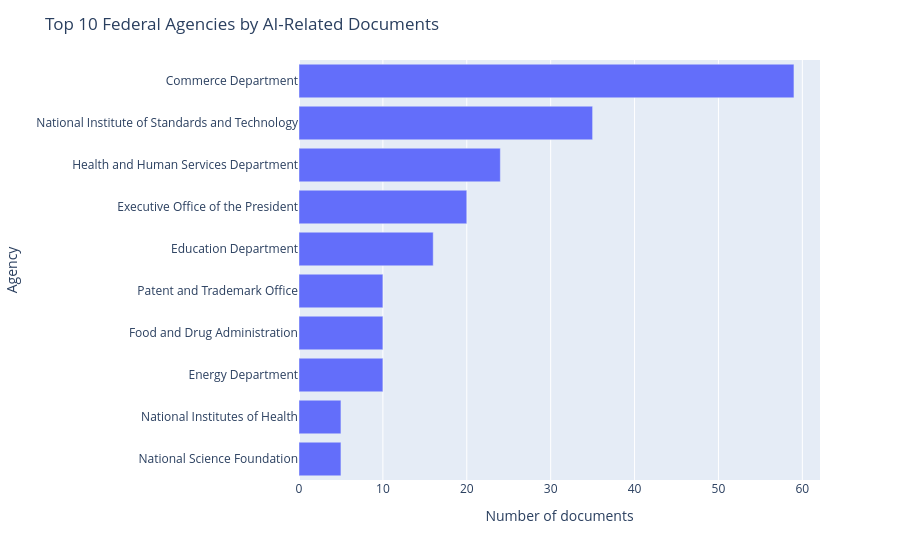

Source (notebook cell):
### Code cell
# Chart 1 — Top 10 agencies by AI-related document count (horizontal bar)
agency_counts = agency_rows(df).value_counts().head(10).sort_values(ascending=True)

fig1 = px.bar(
    x=agency_counts.values,
    y=agency_counts.index.astype(str),
    orientation="h",
    labels={"x": "Number of documents", "y": "Agency"},
)
fig1.update_layout(
    title="Top 10 Federal Agencies by AI-Related Documents",
    showlegend=False,
    yaxis={"categoryorder": "total ascending"},
)
fig1.write_image(str(BASE_DIR / "chart1_agencies.png"), scale=2)
fig1.show()
print("Saved", BASE_DIR / "chart1_agencies.png")

### Figure 1 — Plotly figure (JSON) as saved in the notebook; plotly's stock layout.template omitted (floating-point values rounded to 4 significant figures)
{"data": [{"hovertemplate": "Number of documents=%{x}<br>Agency=%{y}<extra></extra>", "legendgroup": "", "marker": {"color": "#636efa", "pattern": {"shape": ""}}, "name": "", "orientation": "h", "showlegend": false, "textposition": "auto", "type": "bar", "x": [5, 5, 10, 10, 10, 16, 20, 24, 35, 59], "xaxis": "x", "y": ["National Science Foundation", "National Institutes of Health", "Energy Department", "Food and Drug Administration", "Patent and Trademark Office", "Education Department", "Executive Office of the President", "Health and Human Services Department", "National Institute of Standards and Technology", "Commerce Department"], "yaxis": "y"}], "layout": {"barmode": "relative", "legend": {"tracegroupgap": 0}, "margin": {"t": 60}, "showlegend": false, "title": {"text": "Top 10 Federal Agencies by AI-Related Documents"}, "xaxis": {"anchor": "y", "domain": [0, 1], "title": {"text": "Number of documents"}}, "yaxis": {"anchor": "x", "categoryorder": "total ascending", "domain": [0, 1], "title": {"text": "Agency"}}}}
